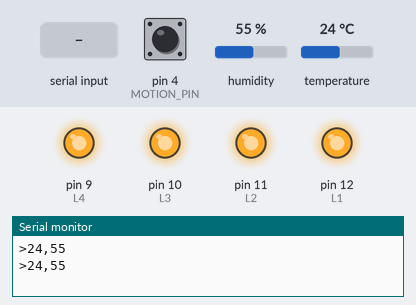
Bench run of a program on a simulated Arduino Uno, built with avr-gcc and run on an emulated ATmega328P. Parts: output pins drawn as LEDs (lit = HIGH), the last lines printed to the serial monitor. Inputs (shaded band) come from the test bench; at power-on: pin 4 (MOTION_PIN) HIGH, humidity 55 %, temperature 24 °C.

Above: at 1.2 s.
1.3 s: "L1_ON" received over Serial
At 3.4 s:
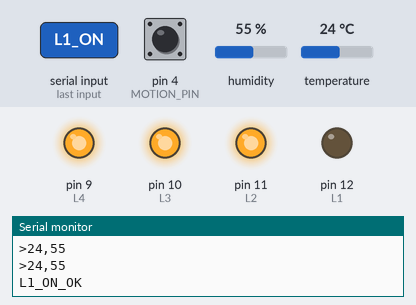
4.5 s: "L2_ON" received over Serial
At 7.3 s:
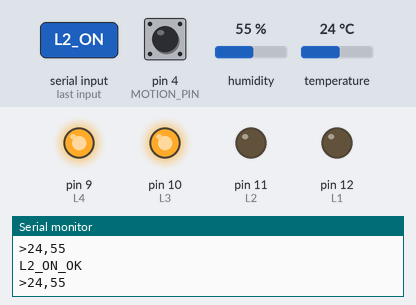
7.6 s: "L1_OFF" received over Serial
At 10.3 s:
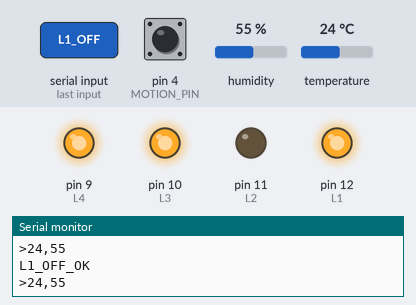
10.6 s: "L3_ON" received over Serial
At 13.1 s:
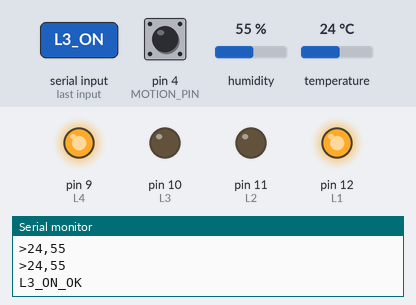
13.7 s: "L2_OFF" received over Serial
At 16.0 s:
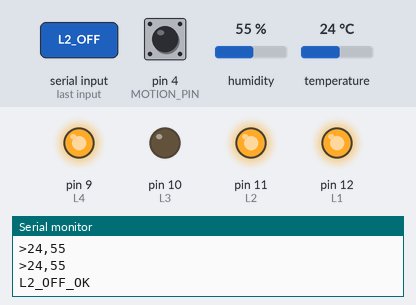
16.7 s: "L4_ON" received over Serial
At 18.8 s:
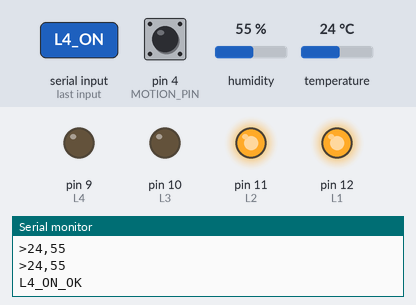
Timing chart, 0 to 20.3 s (numbered marks = the images above; inputs shaded):
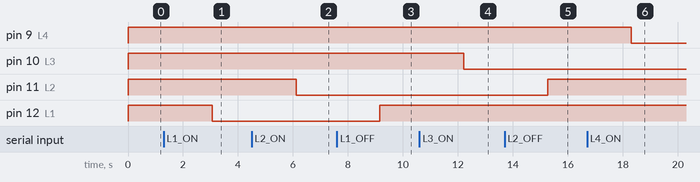

The program:

main.cpp
```cpp
#include <Arduino.h>
#include <SimpleDHT.h>
SimpleDHT11 DHT;

#define DHT11_PIN 7
byte temperature = 0;
byte humidity = 0;

#define MOTION_PIN 4
bool en_motion = 0;

String incoming = "";   // for incoming serial string data
int L1 = 12;
int L2 = 11;
int L3 = 10;
int L4 = 9;

void setup() {
    Serial.begin(115200);
//    SUART.begin(115200); //enable SUART Port

    pinMode(L1,OUTPUT);
    pinMode(L2,OUTPUT);
    pinMode(L3,OUTPUT);
    pinMode(L4,OUTPUT);

    digitalWrite(L1,HIGH);
    digitalWrite(L2,HIGH);
    digitalWrite(L3,HIGH);
    digitalWrite(L4,HIGH);
}

void sendSensorData(){

  DHT.read(DHT11_PIN, &temperature, &humidity, NULL);

  Serial.print('>');
  Serial.print(temperature,DEC);
  Serial.print(',');
  Serial.println(humidity, DEC);

}

void detectGesture(){

  int stat = 1;
  stat = digitalRead(MOTION_PIN);

  if (stat == 0 && en_motion == 0)
  {
    en_motion = 1;
    Serial.println("L1_SW");
    // delay(1000);
  }
  else if (stat == 1 && en_motion == 1)
  {
    en_motion = 0;
  }

}

void loop() {

  sendSensorData();
  detectGesture();

  if(Serial.available() > 0) {
      // read the incoming:
      incoming = Serial.readString();

      //DEBUGGING
      // Serial.println(incoming);
      incoming.trim();

      if (incoming == "L1_ON") {

        digitalWrite(L1,LOW);
        Serial.println("L1_ON_OK");

      } else if (incoming=="L1_OFF") {

        digitalWrite(L1,HIGH);
        Serial.println("L1_OFF_OK");

      } else if (incoming=="L2_ON") {

        digitalWrite(L2,LOW);
        Serial.println("L2_ON_OK");

      } else if (incoming=="L2_OFF") {

        digitalWrite(L2,HIGH);
        Serial.println("L2_OFF_OK");

      } else if (incoming=="L3_ON") {

        digitalWrite(L3,LOW);
        Serial.println("L3_ON_OK");

      } else if (incoming=="L3_OFF") {

        digitalWrite(L3,HIGH);
        Serial.println("L3_OFF_OK");

      } else if (incoming=="L4_ON") {

        digitalWrite(L4,LOW);
        Serial.println("L4_ON_OK");

      } else if (incoming=="L4_OFF") {

        digitalWrite(L4,HIGH);
        Serial.println("L4_OFF_OK");

      }
      else {
        //junk
        // Serial.println("NO Command");
        incoming = "";
      }
      Serial.flush();
    }
  delay(1000);
}
```

Measured:
- after the input at 1.3 s, pin 12 (L1): HIGH → LOW after 1.8 s
- after the input at 4.5 s, pin 11 (L2): HIGH → LOW after 1.6 s
- after the input at 7.6 s, pin 12 (L1): LOW → HIGH after 1.6 s
- after the input at 10.6 s, pin 10 (L3): HIGH → LOW after 1.6 s
- after the input at 13.7 s, pin 11 (L2): LOW → HIGH after 1.6 s
- after the input at 16.7 s, pin 9 (L4): HIGH → LOW after 1.6 s
